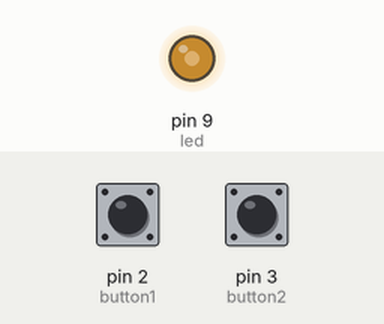
This sketch was run on a simulated Arduino Uno, built with avr-gcc and run on an emulated ATmega328P. On the bench: output pins drawn as LEDs (lit = HIGH). Inputs (shaded band) come from the test bench; at power-on: pin 2 (button1) LOW, pin 3 (button2) LOW.

Above: at 1.2 s.
1.3 s: pin 2 (button1) pulled HIGH for 1 s
At 3.4 s:
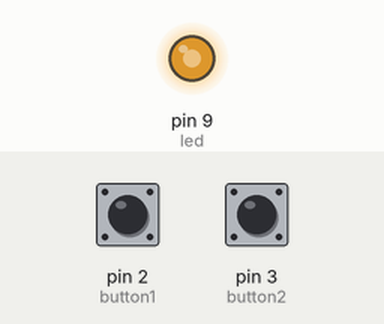
3.8 s: pin 3 (button2) pulled HIGH for 3.2 s
At 7.4 s:
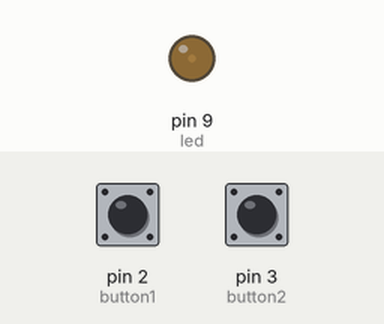
8.5 s: pin 3 (button2) pulled HIGH for 1 s
At 8.65 s:
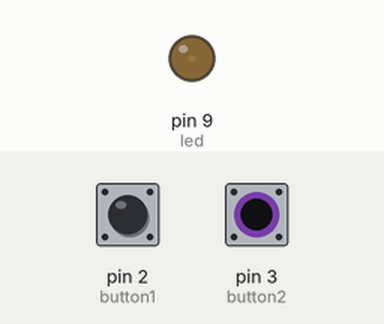
11.0 s: pin 2 (button1) pulled HIGH for 0.15 s
At 12.2 s:
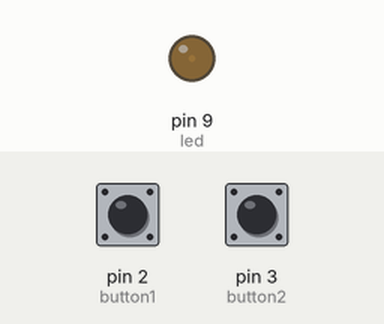
12.6 s: pin 2 (button1) driven HIGH and pin 3 (button2) driven HIGH
At 13.96 s:
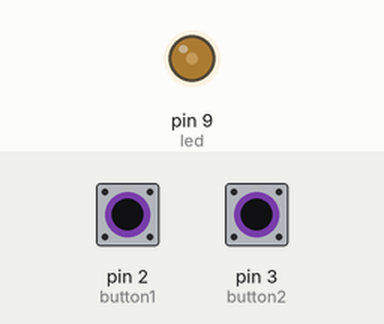
15.6 s: pin 2 (button1) driven LOW
Timing chart, 0 to 19.6 s (numbered marks = the images above; inputs shaded):
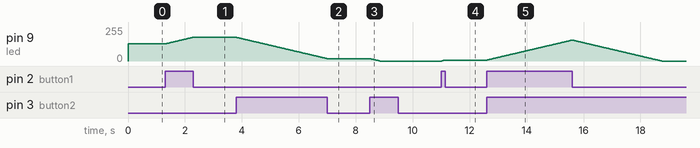

Measured:
- after the input at 1.3 s, pin 9 (led): moves from 128/255 to 178/255 over 0.98 s, starting at once
- after the input at 3.8 s, pin 9 (led): moves from 178/255 to 18/255 over 3.2 s, starting at once
- after the input at 8.5 s, pin 9 (led): moves from 18/255 to 0/255 over 0.34 s, starting at once
- after the input at 11.0 s, pin 9 (led): 0/255 → 7/255 at once
- after the input at 12.6 s, pin 9 (led): moves from 7/255 to 157/255 over 3.0 s, starting at once

The sketch:

led_brightness.ino
```cpp
int button1 = 2;
int button2 = 3;
int led = 9;
int ledbrightness = 128;

void setup() {
  // put your setup code here, to run once:
pinMode (button1,INPUT);
pinMode (button2,INPUT);
pinMode(led,OUTPUT);
}

void loop() {
  // put your main code here, to run repeatedly:
if (digitalRead(button1)==HIGH)
{ledbrightness++;
}
else if (digitalRead(button2)==HIGH)
{ledbrightness--;}
ledbrightness = constrain (ledbrightness,0,255);
analogWrite (led, ledbrightness);
delay (20);
}
```
